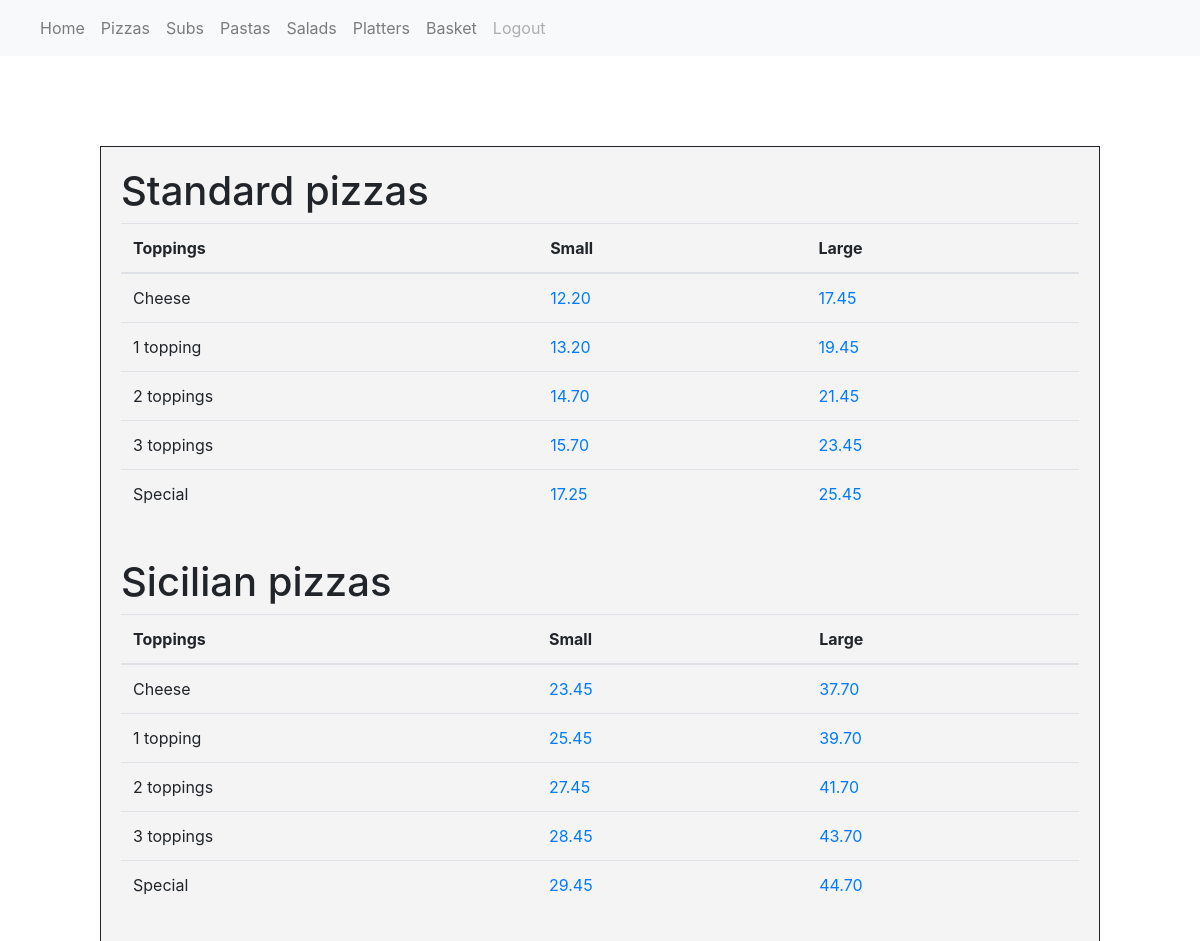
The page /pizzas on the database its author committed.
### orders/models.py (models this page shows, shortened)
class Standard_pizza(models.Model):
    description = models.CharField(max_length=100)
    topping = models.ForeignKey(Topping_type, on_delete=models.CASCADE)
    price_small = models.DecimalField(max_digits=6, decimal_places=2)
    price_large = models.DecimalField(max_digits=6, decimal_places=2)

class Topping_type(models.Model):
    toppingType = models.CharField(max_length=32)
    def __str__(self):
        return f"{self.toppingType}"

class Sicilian_pizza(models.Model):
    description = models.CharField(max_length=100)
    topping = models.ForeignKey(Topping_type, on_delete=models.CASCADE)
    price_small = models.DecimalField(max_digits=6, decimal_places=2)
    price_large = models.DecimalField(max_digits=6, decimal_places=2)

### orders/views.py (the view)
# urls.py: path("pizzas", views.pizzas, name="pizzas"),
def pizzas(request):
    Standard_pizza_list = Standard_pizza.objects.all()
    Sicilian_pizza_list = Sicilian_pizza.objects.all()
    context = {
        "user": request.user,
        "Standard_pizzas": Standard_pizza_list,
        "Sicilian_pizzas": Sicilian_pizza_list,
    }
    return render(request, "orders/pizzas.html", context)

### orders/templates/orders/pizzas.html (shortened to what this page needs)
{% extends "orders/base1.html" %}
{% block body %}
    <div class="menu-table">
        <h1>Standard pizzas</h1>
        <table class="table table-hover">
            <thead>
                <tr>
                <th scope="col">Toppings</th>
                <th scope="col">Small</th>
                <th scope="col">Large</th>
                </tr>
            </thead>
            <tbody>
            {% for pizza in Standard_pizzas %}
                <tr>
                <td>{{pizza.topping}}</td>
                <td><a href="{% url 'toppings' pizza.description pizza.topping pizza.price_small %}">{{pizza.price_small}}</a></td>
                <td><a href="{% url 'toppings' pizza.description pizza.topping pizza.price_large %}">{{pizza.price_large}}</a></td>
                </tr>
            {% endfor %}
            </tbody>
        </table>
    <br/>
            <h1>Sicilian pizzas</h1>
            <table class="table table-hover" id ="Sicilian-pizzas-menu">
                <thead>
                    <tr>
                    <th scope="col">Toppings</th>
                    <th scope="col">Small</th>
                    <th scope="col">Large</th>
                    </tr>
                </thead>
                <tbody>
                {% for pizza in Sicilian_pizzas %}
                    <tr>
                    <td>{{pizza.topping}}</td>
                    <td><a href="{% url 'toppings' pizza.description pizza.topping pizza.price_small %}">{{pizza.price_small}}</a></td>
                    <td><a href="{% url 'toppings' pizza.description pizza.topping pizza.price_large %}">{{pizza.price_large}}</a></td>
                    </tr>
                {% endfor %}
                </tbody>
            </table>
        </div>
{% endblock %}

### orders/templates/orders/base1.html (shortened to what this page needs)
{% load static %}
<!DOCTYPE html>
<html>
    <head>
        <link rel="stylesheet" href="{% static 'orders/styles.css' %}"/>
            <link rel="stylesheet" href="https://maxcdn.bootstrapcdn.com/bootstrap/4.0.0/css/bootstrap.min.css">
        <nav class="navbar navbar-expand-lg navbar-light bg-light">
                <div class="collapse navbar-collapse" id="navbarNavAltMarkup">
                  <div class="navbar-nav">
                    <a class="nav-item nav-link" href="{% url 'home' %}">Home</a>
                    <a class="nav-item nav-link" href="{% url 'pizzas' %}">Pizzas</a>
                    <a class="nav-item nav-link" href="{% url 'subs' %}">Subs</a>
                    <a class="nav-item nav-link" href="{% url 'pastas' %}">Pastas</a>
                    <a class="nav-item nav-link" href="{% url 'salads' %}">Salads</a>
                    <a class="nav-item nav-link" href="{% url 'platters' %}">Platters</a>
                    <a class="nav-item nav-link" href="">Basket</a>
                    <a class="nav-item nav-link disabled" href="{% url 'logout' %}">Logout</a>
                  </div>
                </div>
              </nav>
    </head>
    <body>
        <div class="container-fluid">
          {% block body %}
          {% endblock %}
        </div>
    </body>
</html>

### orders/static/orders/styles.css (style rules this page uses)
.menu-table { width: 1000px; height: 800px; background-color: rgba(244, 244, 245, 0.945); border-style: solid; border-width: 1px; padding: 20px; position:absolute; left:0; right:0; top:150px; bottom:0; margin:auto; max-width:100%; max-height:100%; overflow:auto; }
a { color:red; }

### rows shown on the page
Standard_pizza: topping "Cheese", price_small "12.20", price_large "17.45"
Standard_pizza: topping "1 topping", price_small "13.20", price_large "19.45"
Standard_pizza: topping "2 toppings", price_small "14.70", price_large "21.45"
Standard_pizza: topping "3 toppings", price_small "15.70", price_large "23.45"
Standard_pizza: topping "Special", price_small "17.25", price_large "25.45"
Sicilian_pizza: topping "Cheese", price_small "23.45", price_large "37.70"
Sicilian_pizza: topping "1 topping", price_small "25.45", price_large "39.70"
Sicilian_pizza: topping "2 toppings", price_small "27.45", price_large "41.70"
Sicilian_pizza: topping "3 toppings", price_small "28.45", price_large "43.70"
Sicilian_pizza: topping "Special", price_small "29.45", price_large "44.70"
